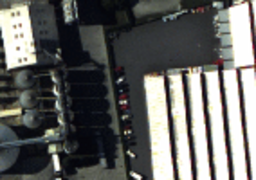
#> input picture TME8/Base/Aeriennes17.png, 256 x 180 px, given in place of Paysages67.png, which was not available
$ jupyter execute --allow-errors TME8-Mbaye-1.ipynb   (text cells are left out)
#> lines starting #> are read from the running program, lines starting #| are printed output that depends on the picture; long printed decimals are rounded; pictures that were not available may be replaced by others from this repository, and a replacement may not be noted
[cell 1]
# Load useful library

from PIL import Image
import matplotlib.pyplot as plt
import numpy as np
import scipy.signal
import scipy.ndimage
from skimage.color import rgb2hsv, hsv2rgb

# Usefull functions
def setColors(nH, nS, nV):
    """ int**3 -> Array[nH*nS*nV,3]*Array[nH,nS,nV,3]
        computes an RGB palette from a sampling of HSV values
    """
    pal1 = np.zeros((nH*nS*nV, 3))
    pal2 = np.zeros((nH, nS, nV, 3))
    tH, tS, tV = 1/(2*nH), 1/(2*nS), 1/(2*nV)

    idx = 0
    for i in range(nH):
        for j in range(nS):
            for k in range(nV):
                HSVval = np.array([[[i/nH + tH, j/nS + tS, k/nV + tV]]])
                pal1[idx, :] = hsv2rgb(HSVval)*255
                pal2[i, j, k, :] = hsv2rgb(HSVval)*255
                idx += 1
    return pal1, pal2

def viewQuantizedImage(I,pal):
    """ Array*Array -> Array
        Display an indexed image with colors according to pal
    """
    Iview = np.empty(I.shape)
    n, m, c = I.shape
    for i in range(n):
        for j in range(m):
            h, s, v = I[i, j, :]
            Iview[i, j, :] = pal[ int(h), int(s), int(v), :]
    print( Iview.max())
    plt.imshow(Iview/255)
    plt.show()

def display5mainColors(histo, pal):
    """ Array*Array -> NoneType
        Display the 5 main colors in histo
    """
    idx = np.argsort(histo)
    idx = idx[::-1]
    K = 5
    for i in range (K):
        Ia = np.zeros((1, 1, 3), dtype=np.uint8)
        Ia[0,0,0] = pal[idx[i], 0]
        Ia[0,0,1] = pal[idx[i], 1]
        Ia[0,0,2] = pal[idx[i], 2]
        plt.subplot(1, K, i+1)
        plt.imshow(Ia)
        plt.axis('off')
    plt.show()

def display20bestMatches(S, indexQuery):
    """ Array*int -> NoneType
    """
    L = S[indexQuery, :]
    Idx = np.argsort(L)[::-1]
    cpt = 1
    plt.figure(figsize=(15, 10))
    for idx in Idx[:20]:
        plt.subplot(5, 4, cpt)
        indexQuery = idx
        imageName = (pathImage+listImage[indexQuery]).strip()
        plt.imshow(np.array(Image.open(imageName))/255.)
        plt.title(NomImageBase[indexQuery])
        plt.axis('off')
        cpt += 1
    plt.show()

[cell 2]
def quantize(I, k):
    """ float*int -> int
    """
    for i in range(k):
        if I<(i+1)/k:
            return i

    return -1
# You can test your function with the following lines:
h = np.zeros((8))
for i in range(256):
    h[quantize(i/255.,8)] += 1
assert (h == 32*np.ones((8))).all()

[cell 3]
def quantizeImage(I, nH, nS, nV):
    """ Array*int -> Array*Array
    """
    Iq = np.zeros_like(I)
    histo = np.zeros((nH,nS,nV))
    for i in range(I.shape[0]):
        for j in range(I.shape[1]):
            iH = quantize(I[i,j,0],nH)
            iS = quantize(I[i,j,1],nS)
            iV = quantize(I[i,j,2],nV)
            Iq[i,j,0],Iq[i,j,1],Iq[i,j,2] = iH,iS,iV
            histo[iH,iS,iV] += 1

    return [Iq,histo]

[cell 4]
def normalize(H):
    """ Array -> Array"""
    return np.array([np.linalg.norm(H[i]) for i in range(len(H))])

[cell 5]
PathImage = './Base/'  # to be completed
nom = 'Paysages67.png'  # to be completed

# quantization parameters
nH = 12# to be completed
nS = 3# to be completed
nV = 8# to be completed


filename= nom;
I = np.array(Image.open(PathImage + filename))
#> I is the input picture: shape (180, 256, 3); mean R, G, B 100.3, 100.8, 98.9
I = I / 255.  # I values range in [0,1]
plt.figure();
plt.imshow(I);
plt.show()

# conversion RGB->HSV
J = rgb2hsv(I)
#> J: shape (180, 256, 3) float64; mean of channels 0, 1, 2 0.413, 0.176, 0.411

# color palette computation
palette, palette2 = setColors( nH, nS , nV );

# Image quantization (your function)
Iq, histo = quantizeImage(J, nH, nS, nV)
#> after the loop in quantizeImage, `for i in range(I.shape[0]):`: Iq: shape (180, 256, 3) float64; mean of channels 0, 1, 2 4.6, 0.204, 2.01

# Visualisation of quantized image
viewQuantizedImage(Iq , palette2)
#> after the loop in viewQuantizedImage, `for i in range(n):`: Iview: shape (180, 256, 3) float64; mean of channels 0, 1, 2 93.5, 93.2, 87.7
#| 239.0625
#> in viewQuantizedImage, `plt.show()`:
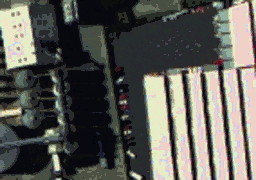
#> shown: shape (180, 256, 3) float64; mean R, G, B 0.367, 0.365, 0.344

# flat a 3D histogram to 1D
histo = histo.flat

# Histogram normalization (your function)
histo = normalize(histo)
#> histo = 288 values, max 5747 at index 176, min 0 at index 14, mean 160

plt.figure()
plt.plot(histo)
plt.show()
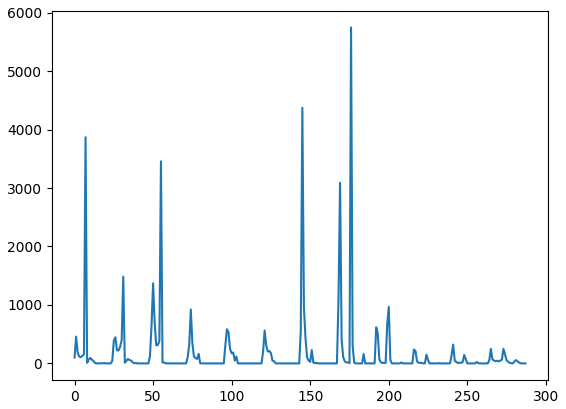
#> figure drawn by matplotlib, 1 panel; curve peaks at x = 176, y = 5747

## Determine 5 more frequent colors
idx_most_prevalent = (-histo).argsort()[:5]
#> idx_most_prevalent = [176, 145, 7, 55, 169]
hsv_most_prevalent = [np.unravel_index(idx,( nH, nS , nV )) for idx in idx_most_prevalent]
#> hsv_most_prevalent = [(7, 1, 0), (6, 0, 1), (0, 0, 7), (2, 0, 7), (7, 0, 1)]

display5mainColors(histo, palette)
#> in display5mainColors, `idx = np.argsort(histo)`: idx = 288 values, max 287 at index 55, min 0 at index 220, mean 143.5
#> in display5mainColors, `idx = idx[::-1]`: idx = 288 values, max 287 at index 232, min 0 at index 67, mean 143.5
#> in display5mainColors, `plt.show()`:
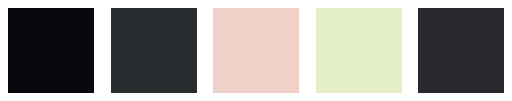
#> figure drawn by matplotlib, 5 panels

print(hsv_most_prevalent)
#| [(7, 1, 0), (6, 0, 1), (0, 0, 7), (2, 0, 7), (7, 0, 1)]

[cell 6]
PathImage = './Base/'  # to be completed
nom = 'Paysages67.png'  # to be completed

# quantization parameters
nH = 2*12# to be completed
nS = 2*3# to be completed
nV = 2*8# to be completed


filename= nom;
I = np.array(Image.open(PathImage + filename))
I = I / 255.  # I values range in [0,1]
plt.figure();
plt.imshow(I);
plt.show()

# conversion RGB->HSV
J = rgb2hsv(I)

# color palette computation
palette, palette2 = setColors( nH, nS , nV );

# Image quantization (your function)
Iq, histo = quantizeImage(J, nH, nS, nV)
#> after the loop in quantizeImage (call 2), `for i in range(I.shape[0]):`: Iq: shape (180, 256, 3) float64; mean of channels 0, 1, 2 9.6, 0.6, 4.7

# Visualisation of quantized image
viewQuantizedImage(Iq , palette2)
#> after the loop in viewQuantizedImage (call 2), `for i in range(n):`: Iview: shape (180, 256, 3) float64; mean of channels 0, 1, 2 98.7, 98, 95.6
#| 247.031

# flat a 3D histogram to 1D
histo = histo.flat

# Histogram normalization (your function)
histo = normalize(histo)
#> histo = 2304 values, max 3721 at index 15, min 0 at index 0, mean 20

plt.figure()
plt.plot(histo)
plt.show()
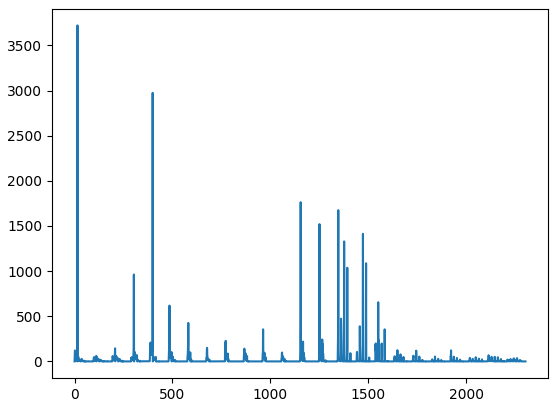
#> figure drawn by matplotlib, 1 panel; curve peaks at x = 15, y = 3721

## Determine 5 more frequent colors
idx_most_prevalent = (-histo).argsort()[:5]
#> idx_most_prevalent = [15, 399, 1155, 1347, 1251]
hsv_most_prevalent = [np.unravel_index(idx,( nH, nS , nV )) for idx in idx_most_prevalent]
#> hsv_most_prevalent = [(0, 0, 15), (4, 0, 15), (12, 0, 3), (14, 0, 3), (13, 0, 3)]

display5mainColors(histo, palette)
#> in display5mainColors (call 2), `idx = np.argsort(histo)`: idx = 2304 values, max 2303 at index 1110, min 0 at index 1109, mean 1151.5
#> in display5mainColors (call 2), `idx = idx[::-1]`: idx = 2304 values, max 2303 at index 1193, min 0 at index 1194, mean 1151.5
#> in display5mainColors (call 2), `plt.show()`:
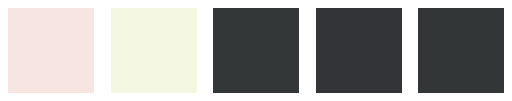
#> figure drawn by matplotlib, 5 panels

print(hsv_most_prevalent)
#| [(0, 0, 15), (4, 0, 15), (12, 0, 3), (14, 0, 3), (13, 0, 3)]

[cell 7]
PathImage = './Base/'  # to be completed
nom = 'Elephant7.png'  # to be completed

# quantization parameters
nH = 12# to be completed
nS = 3# to be completed
nV = 8# to be completed


filename= nom;
I = np.array(Image.open(PathImage + filename))
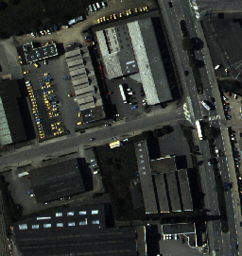
#> input picture TME8/Base/Aeriennes24.png, 242 x 256 px, given in place of Elephant7.png, which was not available
#> I is the input picture: shape (256, 242, 3); mean R, G, B 50.7, 54.3, 49.8
I = I / 255.  # I values range in [0,1]
plt.figure();
plt.imshow(I);
plt.show()

# conversion RGB->HSV
J = rgb2hsv(I)
#> J: shape (256, 242, 3) float64; mean of channels 0, 1, 2 0.375, 0.179, 0.219

# color palette computation
palette, palette2 = setColors( nH, nS , nV );

# Image quantization (your function)
Iq, histo = quantizeImage(J, nH, nS, nV)
#> after the loop in quantizeImage (call 3), `for i in range(I.shape[0]):`: Iq: shape (256, 242, 3) float64; mean of channels 0, 1, 2 4.14, 0.125, 1.25

# Visualisation of quantized image
viewQuantizedImage(Iq , palette2)
#> after the loop in viewQuantizedImage (call 3), `for i in range(n):`: Iview: shape (256, 242, 3) float64; mean of channels 0, 1, 2 49.2, 54.2, 48.8
#| 239.0625

# flat a 3D histogram to 1D
histo = histo.flat

# Histogram normalization (your function)
histo = normalize(histo)
#> histo = 288 values, max 3901 at index 97, min 0 at index 14, mean 215.1

plt.figure()
plt.plot(histo)
plt.show()
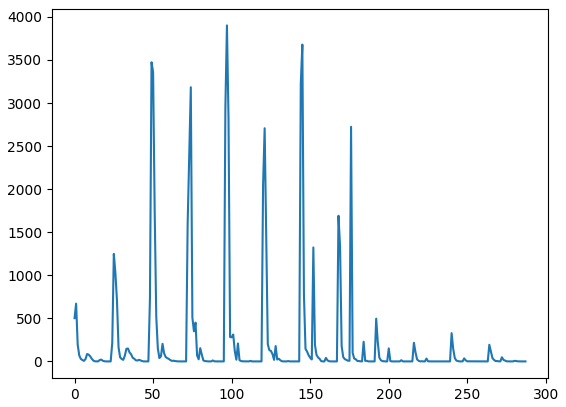
#> figure drawn by matplotlib, 1 panel; curve peaks at x = 97, y = 3901

## Determine 5 more frequent colors
idx_most_prevalent = (-histo).argsort()[:5]
#> idx_most_prevalent = [97, 145, 49, 50, 144]
hsv_most_prevalent = [np.unravel_index(idx,( nH, nS , nV )) for idx in idx_most_prevalent]
#> hsv_most_prevalent = [(4, 0, 1), (6, 0, 1), (2, 0, 1), (2, 0, 2), (6, 0, 0)]

display5mainColors(histo, palette)
#> in display5mainColors (call 3), `idx = np.argsort(histo)`: idx = 288 values, max 287 at index 88, min 0 at index 261, mean 143.5
#> in display5mainColors (call 3), `idx = idx[::-1]`: idx = 288 values, max 287 at index 199, min 0 at index 26, mean 143.5
#> in display5mainColors (call 3), `plt.show()`:
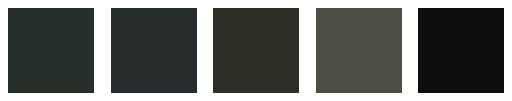
#> figure drawn by matplotlib, 5 panels

print(hsv_most_prevalent)
#| [(4, 0, 1), (6, 0, 1), (2, 0, 1), (2, 0, 2), (6, 0, 0)]
